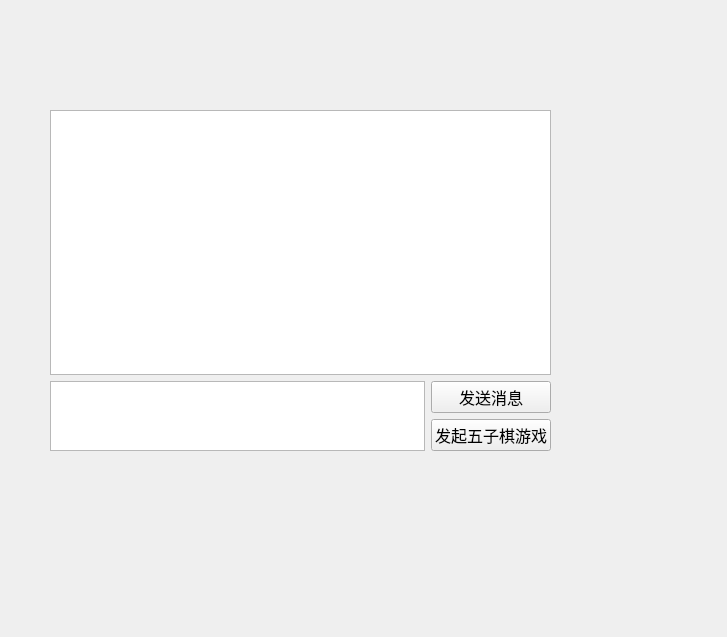
<?xml version="1.0" encoding="UTF-8"?>
<ui version="4.0">
 <class>Privatechat</class>
 <widget class="QWidget" name="Privatechat">
  <property name="geometry">
   <rect>
    <x>0</x>
    <y>0</y>
    <width>727</width>
    <height>637</height>
   </rect>
  </property>
  <property name="font">
   <font>
    <family>宋体</family>
    <pointsize>12</pointsize>
   </font>
  </property>
  <property name="windowTitle">
   <string>Form</string>
  </property>
  <widget class="QWidget" name="layoutWidget">
   <property name="geometry">
    <rect>
     <x>50</x>
     <y>110</y>
     <width>501</width>
     <height>341</height>
    </rect>
   </property>
   <layout class="QGridLayout" name="gridLayout">
    <item row="0" column="0" rowspan="3" colspan="2">
     <widget class="QTextBrowser" name="textBrowser_showprivatemsg">
      <property name="font">
       <font>
        <family>黑体</family>
       </font>
      </property>
     </widget>
    </item>
    <item row="3" column="1">
     <widget class="QPushButton" name="pushButton_sendmsg">
      <property name="text">
       <string>发送消息</string>
      </property>
     </widget>
    </item>
    <item row="4" column="1">
     <widget class="QPushButton" name="pushButton_wzq">
      <property name="text">
       <string>发起五子棋游戏</string>
      </property>
     </widget>
    </item>
    <item row="3" column="0" rowspan="2">
     <widget class="QTextEdit" name="textEdit_private_chat">
      <property name="font">
       <font>
        <family>黑体</family>
       </font>
      </property>
     </widget>
    </item>
   </layout>
  </widget>
 </widget>
 <resources/>
 <connections/>
</ui>
